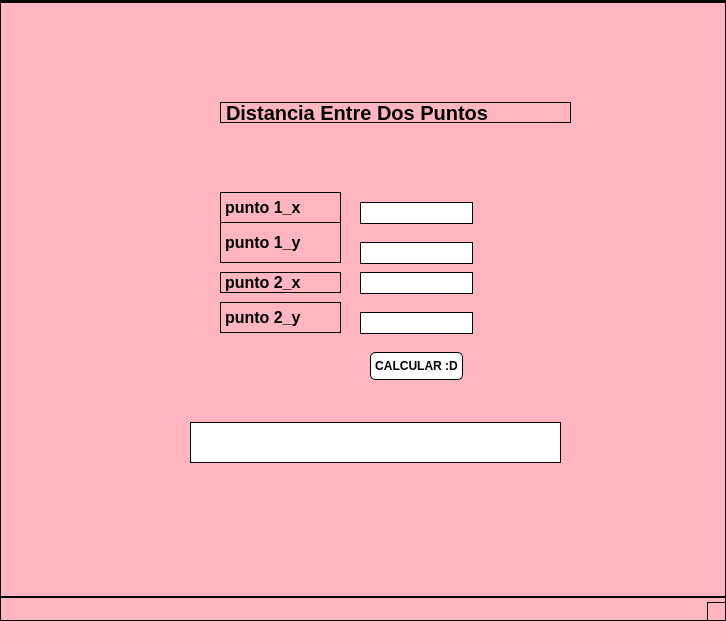
<?xml version="1.0" encoding="UTF-8"?>
<ui version="4.0">
 <class>MainWindow</class>
 <widget class="QMainWindow" name="MainWindow">
  <property name="geometry">
   <rect>
    <x>0</x>
    <y>0</y>
    <width>726</width>
    <height>621</height>
   </rect>
  </property>
  <property name="windowTitle">
   <string>MainWindow</string>
  </property>
  <property name="styleSheet">
   <string notr="true">background-color: rgb(255, 182, 193); /* Pink */
border: 1px solid rgb(0, 0, 0); /* Black border */

</string>
  </property>
  <widget class="QWidget" name="centralwidget">
   <widget class="QLineEdit" name="txt_punto1_x">
    <property name="geometry">
     <rect>
      <x>360</x>
      <y>200</y>
      <width>113</width>
      <height>22</height>
     </rect>
    </property>
    <property name="font">
     <font>
      <pointsize>12</pointsize>
      <weight>75</weight>
      <bold>true</bold>
     </font>
    </property>
    <property name="styleSheet">
     <string notr="true">background-color: rgb(255, 255, 255);
border: 1px solid rgb(0, 0, 0);
</string>
    </property>
   </widget>
   <widget class="QLineEdit" name="txt_punto2_y">
    <property name="geometry">
     <rect>
      <x>360</x>
      <y>310</y>
      <width>113</width>
      <height>22</height>
     </rect>
    </property>
    <property name="font">
     <font>
      <pointsize>12</pointsize>
      <weight>75</weight>
      <bold>true</bold>
     </font>
    </property>
    <property name="styleSheet">
     <string notr="true">background-color: rgb(255, 255, 255);
border: 1px solid rgb(0, 0, 0);
</string>
    </property>
   </widget>
   <widget class="QLabel" name="label">
    <property name="geometry">
     <rect>
      <x>220</x>
      <y>190</y>
      <width>121</width>
      <height>31</height>
     </rect>
    </property>
    <property name="font">
     <font>
      <pointsize>12</pointsize>
      <weight>75</weight>
      <bold>true</bold>
     </font>
    </property>
    <property name="text">
     <string>punto 1_x</string>
    </property>
   </widget>
   <widget class="QLabel" name="label_2">
    <property name="geometry">
     <rect>
      <x>220</x>
      <y>270</y>
      <width>121</width>
      <height>21</height>
     </rect>
    </property>
    <property name="font">
     <font>
      <pointsize>12</pointsize>
      <weight>75</weight>
      <italic>false</italic>
      <bold>true</bold>
     </font>
    </property>
    <property name="text">
     <string>punto 2_x</string>
    </property>
   </widget>
   <widget class="QLabel" name="label_3">
    <property name="geometry">
     <rect>
      <x>220</x>
      <y>100</y>
      <width>351</width>
      <height>21</height>
     </rect>
    </property>
    <property name="font">
     <font>
      <pointsize>15</pointsize>
      <weight>75</weight>
      <bold>true</bold>
     </font>
    </property>
    <property name="text">
     <string>Distancia Entre Dos Puntos</string>
    </property>
   </widget>
   <widget class="QLineEdit" name="lbl_resultado">
    <property name="geometry">
     <rect>
      <x>190</x>
      <y>420</y>
      <width>371</width>
      <height>41</height>
     </rect>
    </property>
    <property name="font">
     <font>
      <pointsize>10</pointsize>
      <weight>75</weight>
      <bold>true</bold>
     </font>
    </property>
    <property name="styleSheet">
     <string notr="true">background-color: rgb(255, 255, 255);
border: 1px solid rgb(0, 0, 0);
</string>
    </property>
   </widget>
   <widget class="QPushButton" name="btn_calcular">
    <property name="geometry">
     <rect>
      <x>370</x>
      <y>350</y>
      <width>93</width>
      <height>28</height>
     </rect>
    </property>
    <property name="font">
     <font>
      <weight>75</weight>
      <bold>true</bold>
     </font>
    </property>
    <property name="styleSheet">
     <string notr="true">background-color: rgb(255, 255, 255);
border: 1px solid rgb(0, 0, 0);
border-radius: 5px;
</string>
    </property>
    <property name="text">
     <string>CALCULAR :D</string>
    </property>
   </widget>
   <widget class="QLineEdit" name="txt_punto1_y">
    <property name="geometry">
     <rect>
      <x>360</x>
      <y>240</y>
      <width>113</width>
      <height>22</height>
     </rect>
    </property>
    <property name="font">
     <font>
      <pointsize>12</pointsize>
      <weight>75</weight>
      <bold>true</bold>
     </font>
    </property>
    <property name="styleSheet">
     <string notr="true">background-color: rgb(255, 255, 255);
border: 1px solid rgb(0, 0, 0);
</string>
    </property>
   </widget>
   <widget class="QLineEdit" name="txt_punto2_x">
    <property name="geometry">
     <rect>
      <x>360</x>
      <y>270</y>
      <width>113</width>
      <height>22</height>
     </rect>
    </property>
    <property name="font">
     <font>
      <pointsize>12</pointsize>
      <weight>75</weight>
      <bold>true</bold>
     </font>
    </property>
    <property name="styleSheet">
     <string notr="true">background-color: rgb(255, 255, 255);
border: 1px solid rgb(0, 0, 0);
</string>
    </property>
   </widget>
   <widget class="QLabel" name="label_4">
    <property name="geometry">
     <rect>
      <x>220</x>
      <y>220</y>
      <width>121</width>
      <height>41</height>
     </rect>
    </property>
    <property name="font">
     <font>
      <pointsize>12</pointsize>
      <weight>75</weight>
      <bold>true</bold>
     </font>
    </property>
    <property name="text">
     <string>punto 1_y</string>
    </property>
   </widget>
   <widget class="QLabel" name="label_5">
    <property name="geometry">
     <rect>
      <x>220</x>
      <y>300</y>
      <width>121</width>
      <height>31</height>
     </rect>
    </property>
    <property name="font">
     <font>
      <pointsize>12</pointsize>
      <weight>75</weight>
      <italic>false</italic>
      <bold>true</bold>
     </font>
    </property>
    <property name="text">
     <string>punto 2_y</string>
    </property>
   </widget>
  </widget>
  <widget class="QMenuBar" name="menubar">
   <property name="geometry">
    <rect>
     <x>0</x>
     <y>0</y>
     <width>726</width>
     <height>28</height>
    </rect>
   </property>
  </widget>
  <widget class="QStatusBar" name="statusbar"/>
 </widget>
 <resources/>
 <connections/>
</ui>
